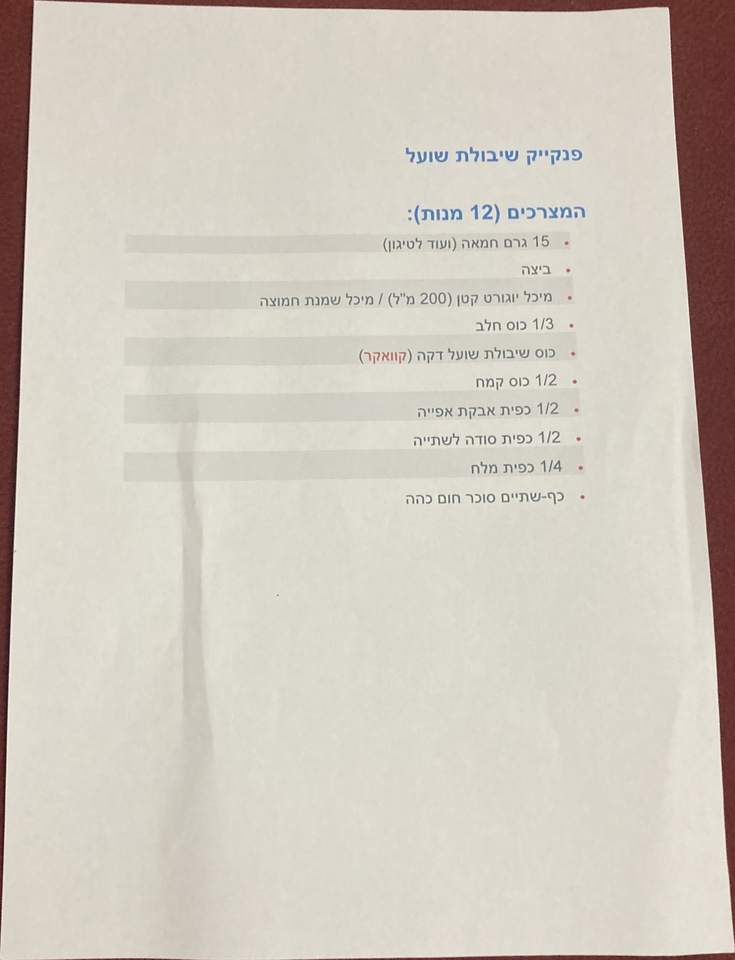
#> input picture Python/Scanner/input copy/IMG-3763.jpg, 735 x 960 px, shrunk from 2146 x 2801 before the run
$ python Scanner.py 'input copy/IMG-3763.jpg' out.png
#> lines starting #> are read from the running program, lines starting #| are printed output that depends on the picture; after the words box and inside, x2 and y2 are one past the last pixel; in counts of white or black regions, pixels touching at a corner belong together
import sys
import cv2
import numpy as np
from operator import itemgetter

# check if we could open the img
def check_success(img):
    if img is None:
        print('error in reading the file')
        exit()


def sorte_points(boxPts):
    PointsX = sorted(boxPts, key=itemgetter(0))
    if PointsX[0][1] > PointsX[1][1]:
        down_left = PointsX[0]
        up_left = PointsX[1]
    else:
        down_left = PointsX[1]
        up_left = PointsX[0]

    if PointsX[2][1] > PointsX[3][1]:
        down_right = PointsX[2]
        up_right = PointsX[3]
    else:
        down_right = PointsX[3]
        up_right = PointsX[2]
    return [up_left, up_right, down_left, down_right]


def max_conturs_obj_in_img(cnts):
    max = 0
    index = 0
    for i in range(len(cnts)):
        size = len(cnts[i])
        if size > max:
            max = size
            index = i
    return index


def main():

    path = sys.argv
    img = cv2.imread(path[1])
#> img is the input picture: shape (960, 735, 3); mean B, G, R 190.6, 201.3, 208.2
    check_success(img)


    imgGray = cv2.cvtColor(img, cv2.COLOR_BGR2GRAY)
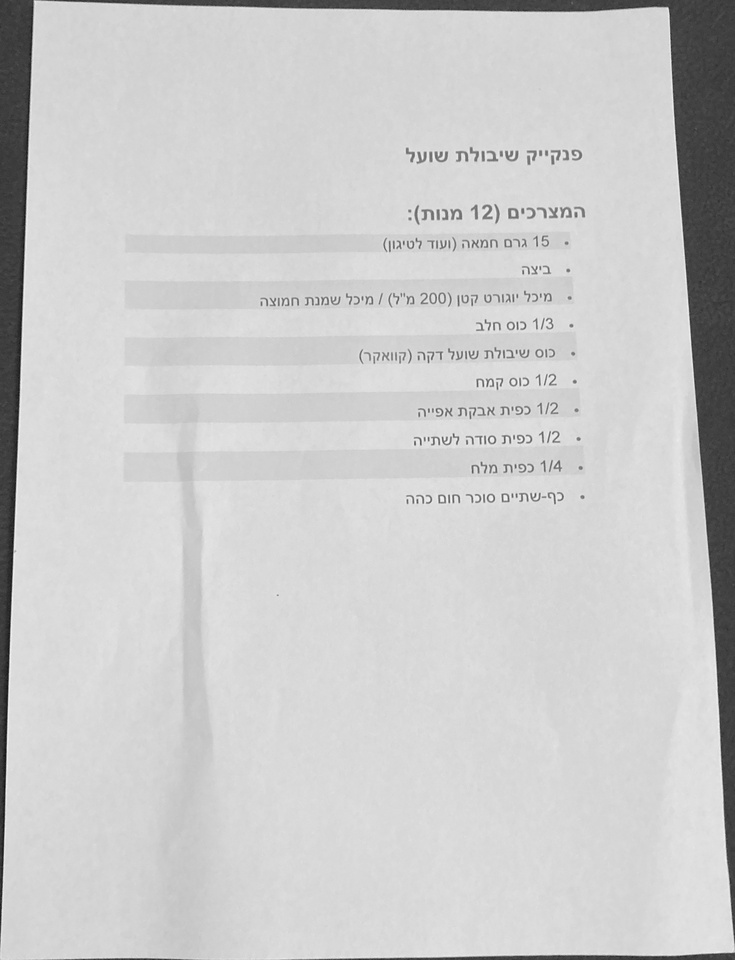
#> imgGray: shape (960, 735); min 11, max 253, mean 202.1
    blur = cv2.blur(imgGray, (23,23))
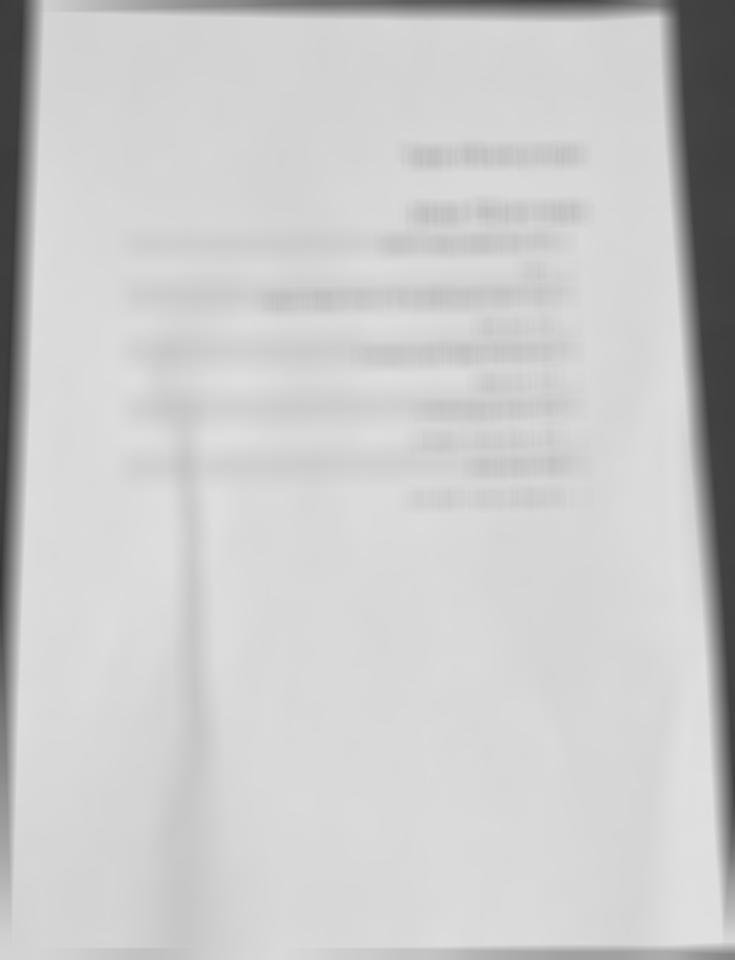
#> blur: shape (960, 735); min 53, max 224, mean 202.2
    # ImgB - have background black and the obj is white.
    thres, imgB = cv2.threshold(blur, 0, 255, cv2.THRESH_BINARY | cv2.THRESH_OTSU)  # find all contours in the image and draw them
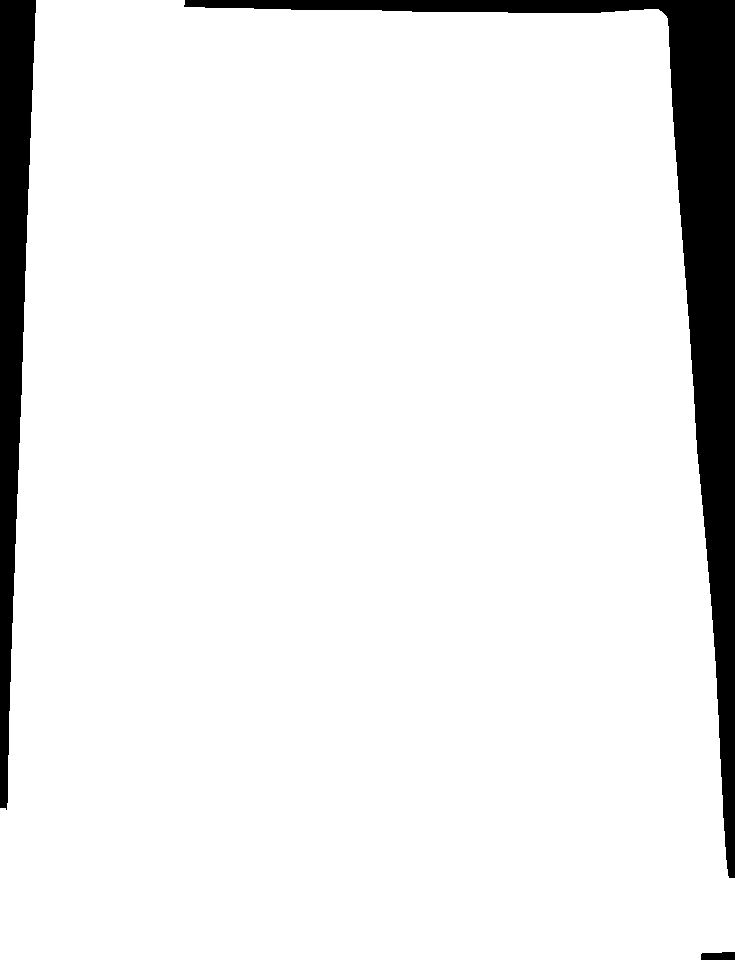
#> imgB: shape (960, 735); 92.2% white; 3 black regions
#> thres = 149
    cv2.imwrite('./Output/binarization.jpg', imgB)
    ContourImgCyanBox = img.copy()
    minAreaRectImg = img.copy()
    # find only external contours in the image and draw them
    (cnts, _) = cv2.findContours(imgB, cv2.RETR_EXTERNAL, cv2.CHAIN_APPROX_SIMPLE)
#> cnts = 1 contour; box (x1, y1, x2, y2) and area: (0, 0, 735, 960) 648705
    index = max_conturs_obj_in_img(cnts)
#> the loop in max_conturs_obj_in_img, `for i in range(len(cnts)):` made 1 pass
#> (size, max, index) on pass 1: (227, 227, 0)
#> after the loop in max_conturs_obj_in_img, `for i in range(len(cnts)):`: index = 0; max = 227
#> index = 0

    cv2.drawContours(ContourImgCyanBox, cnts, index, (255, 255, 0), 20)
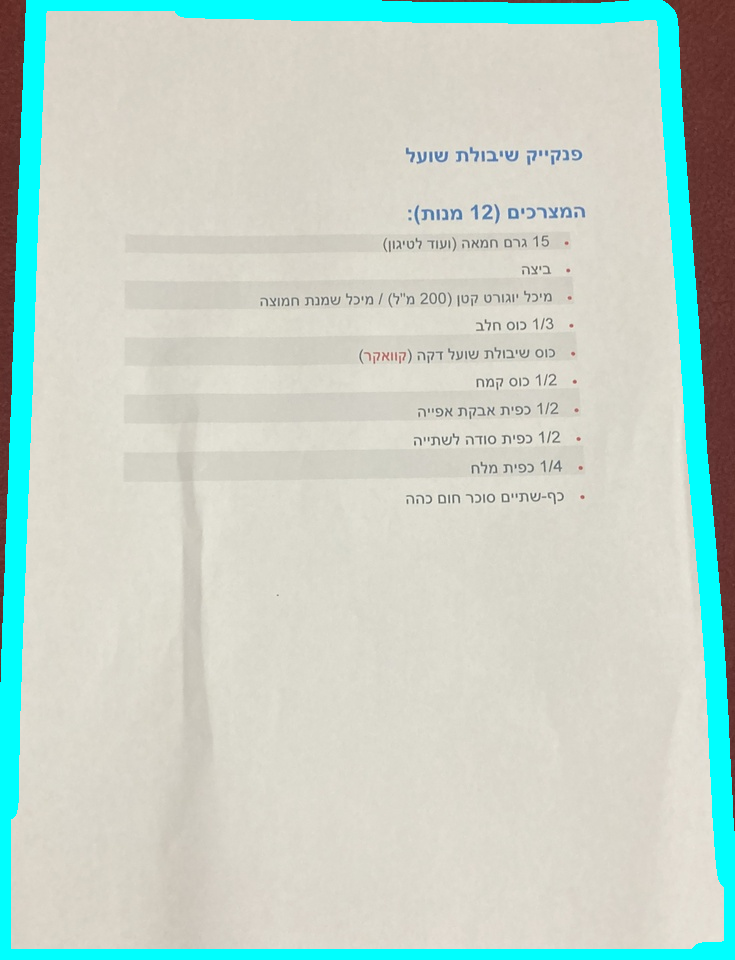
#> ContourImgCyanBox: shape (960, 735, 3); 8.09% of pixels changed, all inside (x1, y1, x2, y2) = (0, 0, 735, 960)
    cv2.imwrite('./Output/ContourImgCyanBox.jpg', ContourImgCyanBox)


    for i in range(len(cnts)):
        if i == index:
            box = cv2.minAreaRect(cnts[i])
            boxPts = np.int0(cv2.boxPoints(box))
            points = sorte_points(boxPts)
            width = points[1][0] - points[0][0]
            height = points[3][1] - points[1][1]
            if width > height:
                temp = height
                height = width
                width = temp
            cv2.drawContours(minAreaRectImg, [boxPts], -1, (0, 255, 0), 20)
#> this loop made 1 pass
#> (box, boxPts, points) on pass 1: (((367, 479.5), (959, 734), -90), [[734, 959], [0, 959], [0, 0], [734, 0]], [[0, 0], [734, 0], [0, 959], [734, 959]])
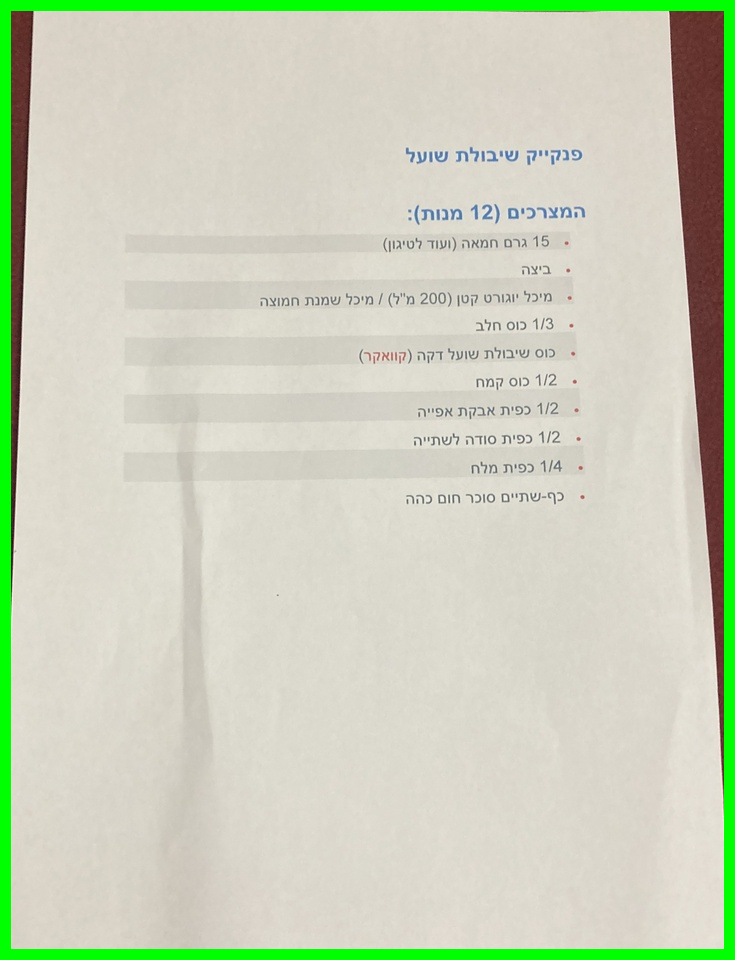
#> minAreaRectImg: shape (960, 735, 3); 5.22% of pixels changed, all inside (x1, y1, x2, y2) = (0, 0, 735, 960)


    cv2.imwrite('./Output/minAreaRect.jpg', minAreaRectImg)
    print("COORDS = " , points)
#| COORDS =  [array([0, 0]), array([734,   0]), array([  0, 959]), array([734, 959])]
    # Coordinates that you want to Perspective Transform
    pts1 = np.float32(points)
#> pts1 = [[0, 0], [734, 0], [0, 959], [734, 959]]
    # Size of the Transformed Image
    pts2 = np.float32([[0, 0], [width, 0], [0, height], [width, height]])
#> pts2 = [[0, 0], [734, 0], [0, 959], [734, 959]]
    M = cv2.getPerspectiveTransform(pts1, pts2)
#> M = [[1, 0, 0], [0, 1, 0], [0, 0, 1]]
    dst = cv2.warpPerspective(img, M, (width, height))

    cv2.imwrite(path[2], dst)


if __name__ == "__main__":
    main()

$ run again, on Python/Scanner/input copy/IMG-3785.jpg
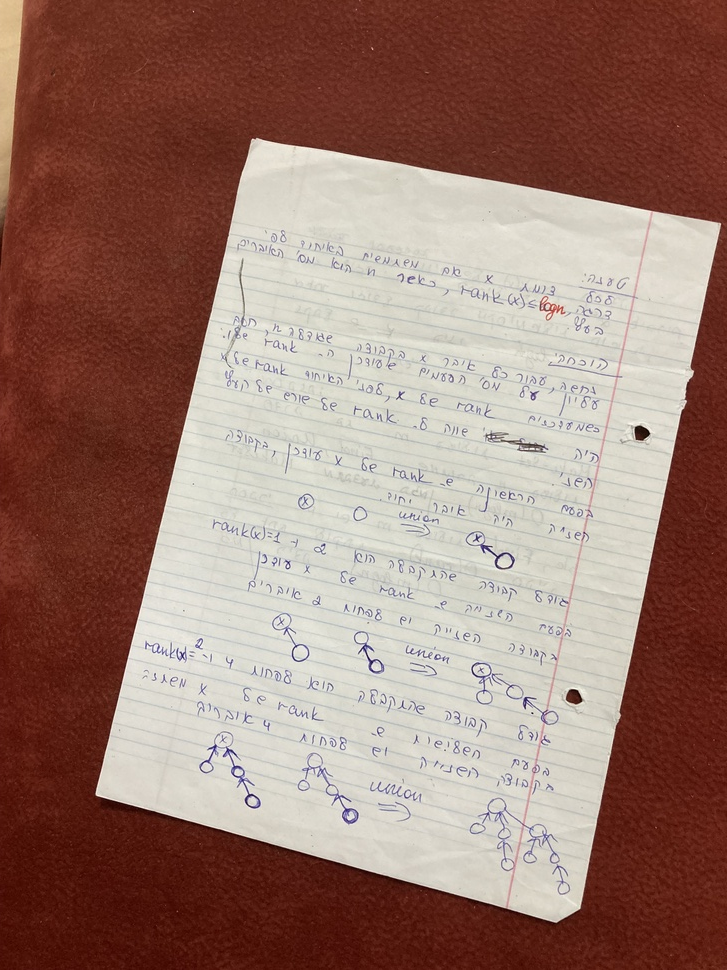
#> input picture Python/Scanner/input copy/IMG-3785.jpg, 727 x 970 px, shrunk from 3024 x 4032 before the run
#> in main, img is the input picture: shape (970, 727, 3); mean B, G, R 110.9, 121.7, 153.5
#> in main, `thres, imgB = cv2.threshold(blur, 0, 255, cv2.THRESH_BINARY | cv2.THRE..`:
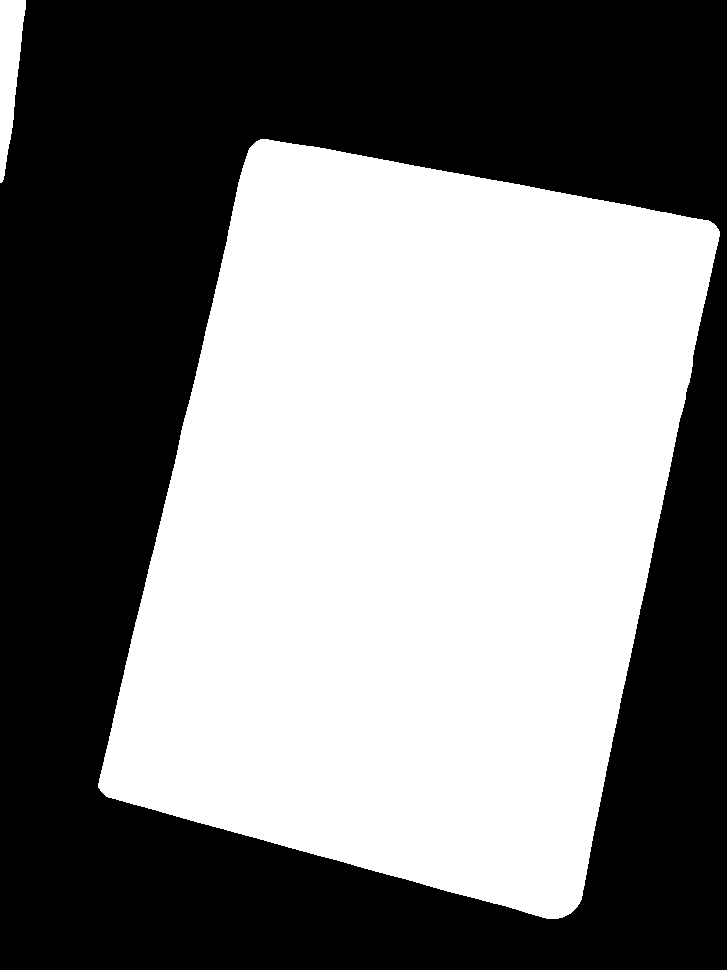
#> imgB: shape (970, 727); 48.6% white; 2 white regions
#> thres = 132
#> cnts = 2 contours; box (x1, y1, x2, y2) and area: (98, 139, 720, 919) 338496, (0, 0, 26, 183) 2678
#> the loop in max_conturs_obj_in_img, `for i in range(len(cnts)):` made 2 passes
#> (size, max, index) on pass 1: (1022, 1022, 0)
#> after the loop in max_conturs_obj_in_img, `for i in range(len(cnts)):`: index = 0; max = 1022
#> in main, `index = max_conturs_obj_in_img(cnts)`: index = 0
#> ContourImgCyanBox: shape (970, 727, 3); 6.8% of pixels changed, all inside (x1, y1, x2, y2) = (88, 129, 727, 929)
#> the loop in main, `for i in range(len(cnts)):` made 2 passes
#> (box, boxPts, points) on pass 1: (((405.9, 522.9), (716.4, 496.7), -78.22), [[575, 924], [89, 822], [235, 121], [722, 222]], [[235, 121], [722, 222], [89, 822], [575, 924]])
#| COORDS =  [array([235, 121]), array([722, 222]), array([ 89, 822]), array([575, 924])]
#> pts1 = [[235, 121], [722, 222], [89, 822], [575, 924]]
#> pts2 = [[0, 0], [487, 0], [0, 702], [487, 702]]
#> M = [[0.961, 0.2, -250], [-0.199, 0.959, -69.31], [3.7e-06, -1.45e-06, 1]]
#> in main, `dst = cv2.warpPerspective(img, M, (width, height))`:
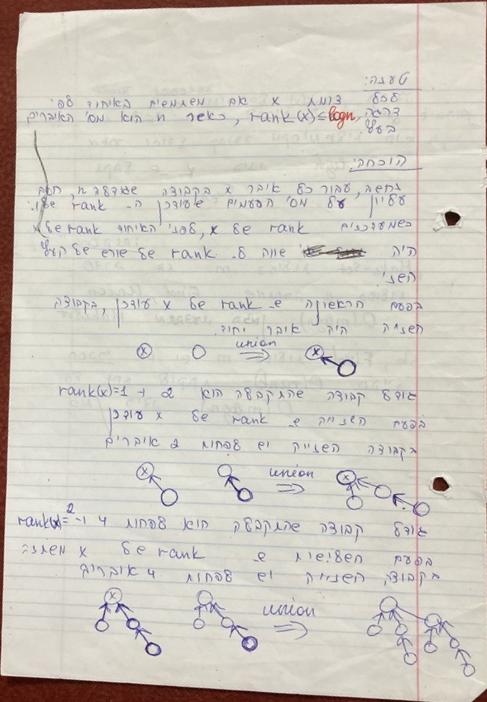
#> dst: shape (702, 487, 3); mean B, G, R 193.6, 202.6, 207.6
